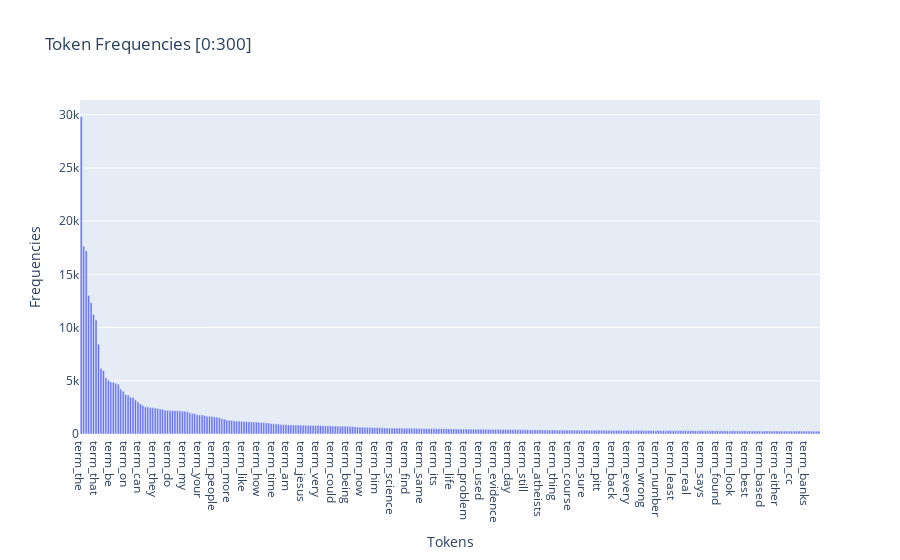

Write notebook code for a chart like this one.
### Markdown cell above
### >>> **Exercise 14 (take home):** 
Additionally, you can attempt to sort the terms on the `x-axis` by frequency instead of in alphabetical order. This way the visualization is more meaninfgul and you will be able to observe the so called [long tail](https://en.wikipedia.org/wiki/Long_tail) (get familiar with this term since it will appear a lot in data mining and other statistics courses). see picture below

![alt txt](https://upload.wikimedia.org/wikipedia/commons/thumb/8/8a/Long_tail.svg/1000px-Long_tail.svg.png)

### Code cell
# Answer here
# Borrowed code from the shorting I did in the heatmap exercise
plot_x_exercise = ["term_"+str(i) for i in count_vect.get_feature_names_out()]
plot_y_exercise = ["doc_"+ str(i) for i in list(X.index)]
plot_z_exercise = X_counts.toarray()
# sum each col which will be used to sort the columns
cols_sum =  plot_z_exercise.sum(axis=0) 
df_todraw_exercise = pd.DataFrame(plot_z_exercise, columns = plot_x_exercise, index = plot_y_exercise)
# Add a row with the sum of each col
df_todraw_exercise.loc["cols_sum"] = cols_sum
#Short the columns based on the sum of each col, so the most frequent tokens will appear first
df_todraw_exercise = df_todraw_exercise.loc[:,(df_todraw_exercise.loc["cols_sum"]).sort_values(ascending=False).index]
#Now using plotly I plot the shorted columns based on the sum of each col, so most frequent ones will appear first
g = px.bar(x=df_todraw_exercise.columns[:300], 
            y=df_todraw_exercise.loc["cols_sum"][:300],title="Token Frequencies [0:300]",labels = {"x":"Tokens","y":"Frequencies"})
g.show()

"""
- I used orginal data set, so the precense of stop words is super noticeable in the long tail
"""

### Figure 1 — Plotly figure (JSON) as saved in the notebook; plotly's stock layout.template omitted (floating-point values rounded to 4 significant figures; data arrays with more than 128 entries replaced by an {"elided": "..."} marker saying what was removed)
{"data": [{"hovertemplate": "Tokens=%{x}<br>Frequencies=%{y}<extra></extra>", "legendgroup": "", "marker": {"color": "#636efa", "pattern": {"shape": ""}}, "name": "", "orientation": "v", "showlegend": false, "textposition": "auto", "type": "bar", "x": {"elided": "300 str values"}, "xaxis": "x", "y": {"elided": "300 int values"}, "yaxis": "y"}], "layout": {"barmode": "relative", "legend": {"tracegroupgap": 0}, "title": {"text": "Token Frequencies [0:300]"}, "xaxis": {"anchor": "y", "domain": [0, 1], "title": {"text": "Tokens"}}, "yaxis": {"anchor": "x", "domain": [0, 1], "title": {"text": "Frequencies"}}}}
